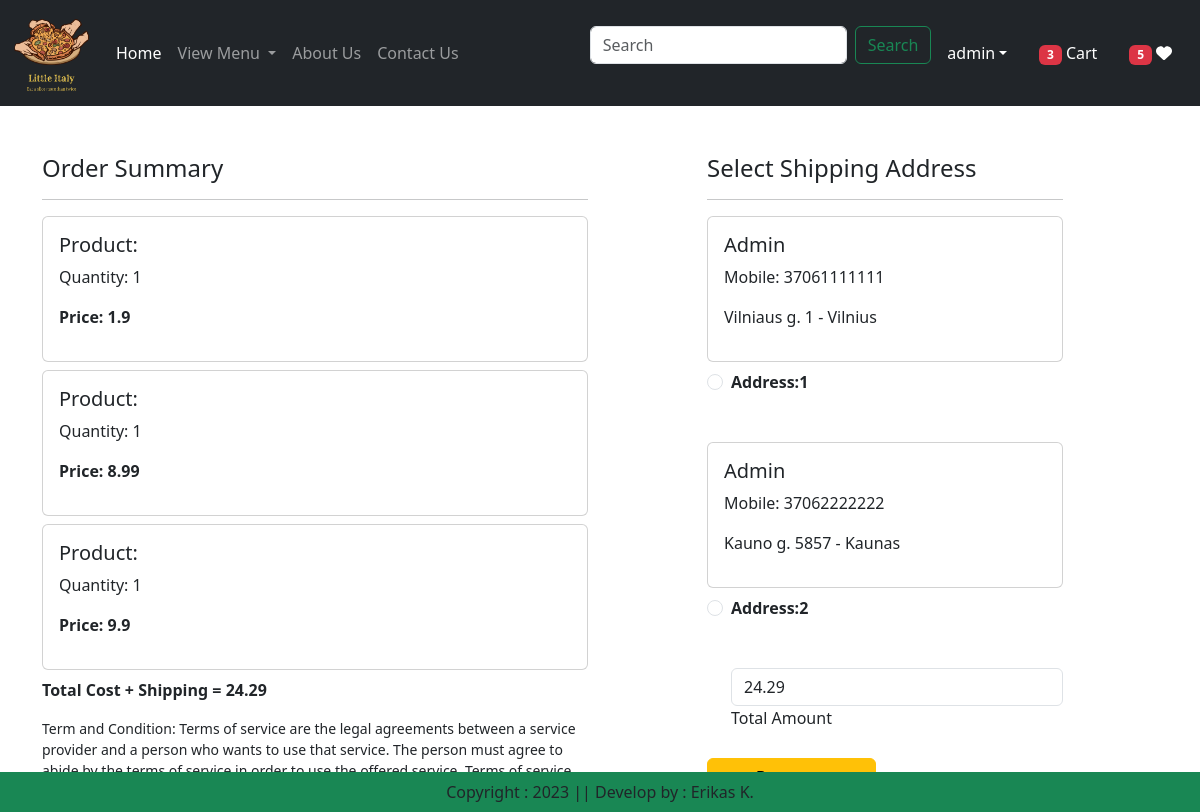
/checkout/ (signed in), run on an earlier commit of the app's database.
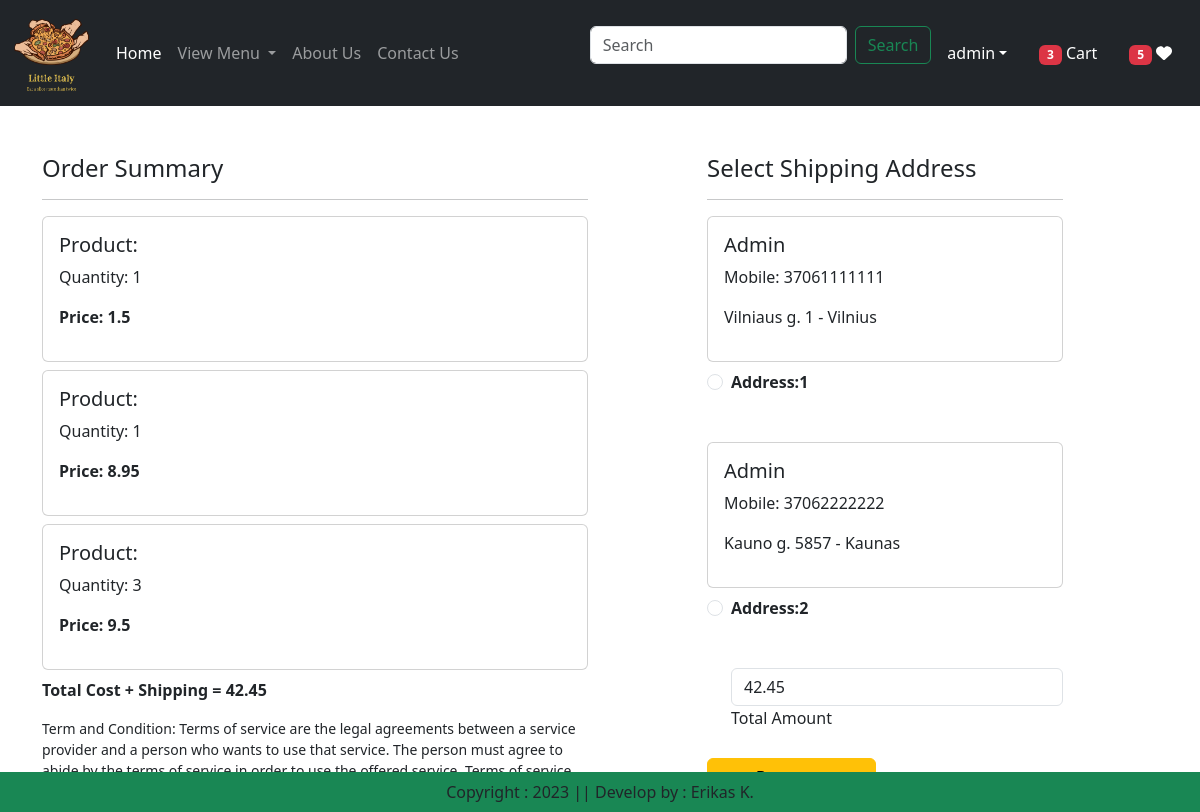
And on a later commit of the database.
### app/models.py (models this page shows, shortened)
class Cart(models.Model):
    user = models.ForeignKey(User, on_delete=models.CASCADE)
    product = models.ForeignKey(Product, on_delete=models.CASCADE)
    quantity = models.PositiveIntegerField(default=1)

class Product(models.Model):
    title = models.CharField(max_length=100)
    selling_price = models.FloatField()
    discounted_price = models.FloatField(null=True)
    description = models.TextField()
    composition = models.TextField(default='')
    category = models.CharField(choices=CATEGORY_CHOICES, max_length=2)
    product_image = models.ImageField(upload_to='product')

### app/views.py (the view)
# urls.py: path('checkout/', views.checkout.as_view(), name='checkout'),
@method_decorator(login_required, name='dispatch')
class checkout(View):
    def get(self, request):
        totalitem = 0
        wishitem = 0
        if request.user.is_authenticated:
            totalitem = len(Cart.objects.filter(user=request.user))
            wishitem = len(Wishlist.objects.filter(user=request.user))
        user = request.user
        add = Customer.objects.filter(user=user)
        cart_items = Cart.objects.filter(user=user)
        famount = 0
        for p in cart_items:
            value = p.quantity * p.product.discounted_price
            famount = famount + value
        totalamount = round(famount + 3.50, 2)
        return render(request, 'app/checkout.html', locals())

### app/templates/app/checkout.html (shortened to what this page needs)
{% extends "app/base.html" %}
{% load static %}
{% block main-content %}
<div class="container">
    <div class="row mt-5">
        <div class="col-sm-6">
            <h4>Order Summary</h4>
            <hr>
            {% for item in cart_items %}
            <div class="card mb-2">
                <div class="card-body">
                    <h5>Product: {{item.product_title}}</h5>
                    <p>Quantity: {{item.quantity}}</p>
                    <p class="fw-bold">Price: {{item.product.discounted_price}}</p>
                </div>
            </div>
            {% endfor %}
            <p class="fw-bold">Total Cost + Shipping = {{totalamount}}</p>
            <small>Term and Condition: Terms of service are the legal agreements between a service provider and a
                person who wants to use that service. The person must agree to abide by the terms of service in
                order to use the offered service. Terms of service can also be merely a disclaimer, especially
                regarding the use of websites. </small>
        </div>
        <div class="col-sm-4 offset-sm-1">
            <h4>Select Shipping Address</h4>
            <hr>
            <form method="post" id="myform">
                {% for ad in add %}
                <div class="card">
                    <div class="card-body">
                        <h5>{{ad.name}}</h5>
                        <p>Mobile: {{ad.mobile}}</p>
                        <p>{{ad.locality}} {{ad.zipcode}} - {{ad.city}}</p>
                    </div>
                </div>
                <div class="form-check mt-2 mb-5">
                    <input class="form-check-input" type="radio" name="custid" id="custadd{{forloop.counter}}"
                           value="{{ad.id}}">
                    <label class="form-check-label fw-bold"
                           for="custadd{{forloop.counter}}">Address:{{forloop.counter}} </label>
                </div>
                {% endfor %}
                <div class="form-check mb-1">
                    <input type="number" class="form-control" name="totamount" id="totamount" value={{totalamount}} readonly>
                    <label for="totamount" class="form-label">Total Amount</label>
                </div>
                <div>
                    <button id="paypal-button-containe" type="submit" class="btn btn-warning mt-3 px-5 fw-bold">Payment</button>
                </div>
            </form>
        </div>
    </div>
</div>
{% endblock main-content %}

What changed in the data, as far as the page shows it:
changed through a linked row, Cart (number 1 of 3 on the later page): product.discounted_price "1.9" → "1.5"
changed through a linked row, Cart (number 2 of 3 on the later page): product.discounted_price "8.99" → "8.95"
changed Cart (number 3 of 3 on the later page): quantity "1" → "3"; product.discounted_price "9.9" → "9.5"
Also different on the page:
{{ totalamount }}: "24.29" → "42.45"
form field totamount: "24.29" → "42.45"
